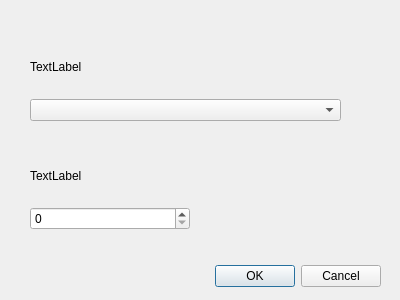
<?xml version="1.0" encoding="UTF-8"?>
<ui version="4.0">
 <class>UCharConvertDialog</class>
 <widget class="QDialog" name="UCharConvertDialog">
  <property name="geometry">
   <rect>
    <x>0</x>
    <y>0</y>
    <width>400</width>
    <height>300</height>
   </rect>
  </property>
  <property name="windowTitle">
   <string>Dialog</string>
  </property>
  <widget class="QDialogButtonBox" name="buttonBox">
   <property name="geometry">
    <rect>
     <x>40</x>
     <y>260</y>
     <width>341</width>
     <height>32</height>
    </rect>
   </property>
   <property name="orientation">
    <enum>Qt::Horizontal</enum>
   </property>
   <property name="standardButtons">
    <set>QDialogButtonBox::Cancel|QDialogButtonBox::Ok</set>
   </property>
  </widget>
  <widget class="QWidget" name="verticalLayoutWidget">
   <property name="geometry">
    <rect>
     <x>30</x>
     <y>40</y>
     <width>311</width>
     <height>81</height>
    </rect>
   </property>
   <layout class="QVBoxLayout" name="verticalLayout">
    <item>
     <widget class="QLabel" name="label_2">
      <property name="text">
       <string>TextLabel</string>
      </property>
     </widget>
    </item>
    <item>
     <widget class="QComboBox" name="comboBox"/>
    </item>
   </layout>
  </widget>
  <widget class="QWidget" name="verticalLayoutWidget_2">
   <property name="geometry">
    <rect>
     <x>30</x>
     <y>150</y>
     <width>160</width>
     <height>80</height>
    </rect>
   </property>
   <layout class="QVBoxLayout" name="verticalLayout_2">
    <item>
     <widget class="QLabel" name="label">
      <property name="text">
       <string>TextLabel</string>
      </property>
     </widget>
    </item>
    <item>
     <widget class="QSpinBox" name="spinBox"/>
    </item>
   </layout>
  </widget>
 </widget>
 <resources/>
 <connections>
  <connection>
   <sender>buttonBox</sender>
   <signal>accepted()</signal>
   <receiver>UCharConvertDialog</receiver>
   <slot>accept()</slot>
   <hints>
    <hint type="sourcelabel">
     <x>248</x>
     <y>254</y>
    </hint>
    <hint type="destinationlabel">
     <x>157</x>
     <y>274</y>
    </hint>
   </hints>
  </connection>
  <connection>
   <sender>buttonBox</sender>
   <signal>rejected()</signal>
   <receiver>UCharConvertDialog</receiver>
   <slot>reject()</slot>
   <hints>
    <hint type="sourcelabel">
     <x>316</x>
     <y>260</y>
    </hint>
    <hint type="destinationlabel">
     <x>286</x>
     <y>274</y>
    </hint>
   </hints>
  </connection>
 </connections>
</ui>
